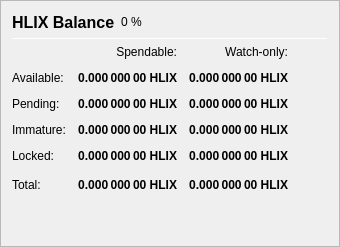
                   <widget class="QFrame" name="frame_Balances">
                    <property name="frameShape">
                     <enum>QFrame::StyledPanel</enum>
                    </property>
                    <property name="frameShadow">
                     <enum>QFrame::Raised</enum>
                    </property>
                    <layout class="QVBoxLayout" name="verticalLayout_4">
                     <item>
                      <layout class="QHBoxLayout" name="horizontalLayout_4">
                       <item>
                        <widget class="QLabel" name="label_5">
                         <property name="minimumSize">
                          <size>
                           <width>0</width>
                           <height>20</height>
                          </size>
                         </property>
                         <property name="font">
                          <font>
                           <pointsize>12</pointsize>
                           <weight>75</weight>
                           <bold>true</bold>
                          </font>
                         </property>
                         <property name="text">
                          <string>HLIX Balance</string>
                         </property>
                        </widget>
                       </item>
                       <item>
                        <widget class="QLabel" name="labelHLIXPercent">
                         <property name="text">
                          <string notr="true">0 %</string>
                         </property>
                        </widget>
                       </item>
                       <item>
                        <spacer name="horizontalSpacer_3">
                         <property name="orientation">
                          <enum>Qt::Horizontal</enum>
                         </property>
                         <property name="sizeHint" stdset="0">
                          <size>
                           <width>40</width>
                           <height>20</height>
                          </size>
                         </property>
                        </spacer>
                       </item>
                      </layout>
                     </item>
                     <item>
                      <widget class="Line" name="line_Balance">
                       <property name="minimumSize">
                        <size>
                         <width>0</width>
                         <height>1</height>
                        </size>
                       </property>
                       <property name="maximumSize">
                        <size>
                         <width>16777215</width>
                         <height>1</height>
                        </size>
                       </property>
                       <property name="orientation">
                        <enum>Qt::Horizontal</enum>
                       </property>
                      </widget>
                     </item>
                     <item>
                      <layout class="QGridLayout" name="gridLayout">
                       <property name="spacing">
                        <number>12</number>
                       </property>
                       <item row="0" column="1">
                        <widget class="QLabel" name="labelSpendable">
                         <property name="text">
                          <string>Spendable:</string>
                         </property>
                         <property name="alignment">
                          <set>Qt::AlignRight|Qt::AlignTrailing|Qt::AlignVCenter</set>
                         </property>
                        </widget>
                       </item>
                       <item row="0" column="2">
                        <widget class="QLabel" name="labelWatchonly">
                         <property name="text">
                          <string>Watch-only:</string>
                         </property>
                         <property name="alignment">
                          <set>Qt::AlignRight|Qt::AlignTrailing|Qt::AlignVCenter</set>
                         </property>
                        </widget>
                       </item>
                       <item row="1" column="0">
                        <widget class="QLabel" name="labelBalanceText">
                         <property name="text">
                          <string>Available:</string>
                         </property>
                        </widget>
                       </item>
                       <item row="1" column="1">
                        <widget class="QLabel" name="labelBalance">
                         <property name="font">
                          <font>
                           <weight>75</weight>
                           <bold>true</bold>
                          </font>
                         </property>
                         <property name="cursor">
                          <cursorShape>IBeamCursor</cursorShape>
                         </property>
                         <property name="toolTip">
                          <string>Your current spendable balance</string>
                         </property>
                         <property name="text">
                          <string notr="true">0.000 000 00 HLIX</string>
                         </property>
                         <property name="alignment">
                          <set>Qt::AlignRight|Qt::AlignTrailing|Qt::AlignVCenter</set>
                         </property>
                         <property name="textInteractionFlags">
                          <set>Qt::LinksAccessibleByMouse|Qt::TextSelectableByKeyboard|Qt::TextSelectableByMouse</set>
                         </property>
                        </widget>
                       </item>
                       <item row="1" column="2">
                        <widget class="QLabel" name="labelWatchAvailable">
                         <property name="font">
                          <font>
                           <weight>75</weight>
                           <bold>true</bold>
                          </font>
                         </property>
                         <property name="cursor">
                          <cursorShape>IBeamCursor</cursorShape>
                         </property>
                         <property name="toolTip">
                          <string>Your current balance in watch-only addresses</string>
                         </property>
                         <property name="text">
                          <string notr="true">0.000 000 00 HLIX</string>
                         </property>
                         <property name="alignment">
                          <set>Qt::AlignRight|Qt::AlignTrailing|Qt::AlignVCenter</set>
                         </property>
                         <property name="textInteractionFlags">
                          <set>Qt::LinksAccessibleByMouse|Qt::TextSelectableByKeyboard|Qt::TextSelectableByMouse</set>
                         </property>
                        </widget>
                       </item>
                       <item row="2" column="0">
                        <widget class="QLabel" name="labelPendingText">
                         <property name="text">
                          <string>Pending:</string>
                         </property>
                        </widget>
                       </item>
                       <item row="2" column="1">
                        <widget class="QLabel" name="labelUnconfirmed">
                         <property name="font">
                          <font>
                           <weight>75</weight>
                           <bold>true</bold>
                          </font>
                         </property>
                         <property name="cursor">
                          <cursorShape>IBeamCursor</cursorShape>
                         </property>
                         <property name="toolTip">
                          <string>Total of transactions that have yet to be confirmed, and do not yet count toward the spendable balance</string>
                         </property>
                         <property name="text">
                          <string notr="true">0.000 000 00 HLIX</string>
                         </property>
                         <property name="alignment">
                          <set>Qt::AlignRight|Qt::AlignTrailing|Qt::AlignVCenter</set>
                         </property>
                         <property name="textInteractionFlags">
                          <set>Qt::LinksAccessibleByMouse|Qt::TextSelectableByKeyboard|Qt::TextSelectableByMouse</set>
                         </property>
                        </widget>
                       </item>
                       <item row="2" column="2">
                        <widget class="QLabel" name="labelWatchPending">
                         <property name="font">
                          <font>
                           <weight>75</weight>
                           <bold>true</bold>
                          </font>
                         </property>
                         <property name="cursor">
                          <cursorShape>IBeamCursor</cursorShape>
                         </property>
                         <property name="toolTip">
                          <string>Unconfirmed transactions to watch-only addresses</string>
                         </property>
                         <property name="text">
                          <string notr="true">0.000 000 00 HLIX</string>
                         </property>
                         <property name="alignment">
                          <set>Qt::AlignRight|Qt::AlignTrailing|Qt::AlignVCenter</set>
                         </property>
                         <property name="textInteractionFlags">
                          <set>Qt::LinksAccessibleByMouse|Qt::TextSelectableByKeyboard|Qt::TextSelectableByMouse</set>
                         </property>
                        </widget>
                       </item>
                       <item row="3" column="0">
                        <widget class="QLabel" name="labelImmatureText">
                         <property name="text">
                          <string>Immature:</string>
                         </property>
                        </widget>
                       </item>
                       <item row="3" column="1">
                        <widget class="QLabel" name="labelImmature">
                         <property name="font">
                          <font>
                           <weight>75</weight>
                           <bold>true</bold>
                          </font>
                         </property>
                         <property name="cursor">
                          <cursorShape>IBeamCursor</cursorShape>
                         </property>
                         <property name="toolTip">
                          <string>Staked or masternode rewards that has not yet matured</string>
                         </property>
                         <property name="text">
                          <string notr="true">0.000 000 00 HLIX</string>
                         </property>
                         <property name="alignment">
                          <set>Qt::AlignRight|Qt::AlignTrailing|Qt::AlignVCenter</set>
                         </property>
                         <property name="textInteractionFlags">
                          <set>Qt::LinksAccessibleByMouse|Qt::TextSelectableByKeyboard|Qt::TextSelectableByMouse</set>
                         </property>
                        </widget>
                       </item>
                       <item row="3" column="2">
                        <widget class="QLabel" name="labelWatchImmature">
                         <property name="font">
                          <font>
                           <weight>75</weight>
                           <bold>true</bold>
                          </font>
                         </property>
                         <property name="cursor">
                          <cursorShape>IBeamCursor</cursorShape>
                         </property>
                         <property name="toolTip">
                          <string>Staked or masternode rewards in watch-only addresses that has not yet matured</string>
                         </property>
                         <property name="text">
                          <string notr="true">0.000 000 00 HLIX</string>
                         </property>
                         <property name="alignment">
                          <set>Qt::AlignRight|Qt::AlignTrailing|Qt::AlignVCenter</set>
                         </property>
                         <property name="textInteractionFlags">
                          <set>Qt::LinksAccessibleByMouse|Qt::TextSelectableByKeyboard|Qt::TextSelectableByMouse</set>
                         </property>
                        </widget>
                       </item>
                       <item row="4" column="0">
                        <widget class="QLabel" name="labelLockedBalanceText">
                         <property name="toolTip">
                          <string>Locked HLIX or Masternode collaterals. These are excluded from zHLIX minting.</string>
                         </property>
                         <property name="text">
                          <string>Locked:</string>
                         </property>
                        </widget>
                       </item>
                       <item row="4" column="1">
                        <widget class="QLabel" name="labelLockedBalance">
                         <property name="font">
                          <font>
                           <weight>75</weight>
                           <bold>true</bold>
                          </font>
                         </property>
                         <property name="cursor">
                          <cursorShape>IBeamCursor</cursorShape>
                         </property>
                         <property name="toolTip">
                          <string>Locked HLIX or Masternode collaterals. These are excluded from zHLIX minting.</string>
                         </property>
                         <property name="text">
                          <string notr="true">0.000 000 00 HLIX</string>
                         </property>
                         <property name="alignment">
                          <set>Qt::AlignRight|Qt::AlignTrailing|Qt::AlignVCenter</set>
                         </property>
                         <property name="textInteractionFlags">
                          <set>Qt::LinksAccessibleByMouse|Qt::TextSelectableByKeyboard|Qt::TextSelectableByMouse</set>
                         </property>
                        </widget>
                       </item>
                       <item row="4" column="2">
                        <widget class="QLabel" name="labelWatchLocked">
                         <property name="font">
                          <font>
                           <weight>75</weight>
                           <bold>true</bold>
                          </font>
                         </property>
                         <property name="cursor">
                          <cursorShape>IBeamCursor</cursorShape>
                         </property>
                         <property name="toolTip">
                          <string>Current locked balance in watch-only addresses</string>
                         </property>
                         <property name="text">
                          <string notr="true">0.000 000 00 HLIX</string>
                         </property>
                         <property name="alignment">
                          <set>Qt::AlignRight|Qt::AlignTrailing|Qt::AlignVCenter</set>
                         </property>
                         <property name="textInteractionFlags">
                          <set>Qt::LinksAccessibleByMouse|Qt::TextSelectableByKeyboard|Qt::TextSelectableByMouse</set>
                         </property>
                        </widget>
                       </item>
                       <item row="5" column="0">
                        <widget class="QLabel" name="labelTotalText">
                         <property name="text">
                          <string>Total:</string>
                         </property>
                         <property name="toolTip">
                          <string>Your current Helix balance, unconfirmed and immature transactions included</string>
                         </property>
                        </widget>
                       </item>
                       <item row="5" column="1">
                        <widget class="QLabel" name="labelTotal">
                         <property name="font">
                          <font>
                           <weight>75</weight>
                           <bold>true</bold>
                          </font>
                         </property>
                         <property name="cursor">
                          <cursorShape>IBeamCursor</cursorShape>
                         </property>
                         <property name="toolTip">
                          <string>Your current Helix balance, unconfirmed and immature transactions included</string>
                         </property>
                         <property name="text">
                          <string notr="true">0.000 000 00 HLIX</string>
                         </property>
                         <property name="alignment">
                          <set>Qt::AlignRight|Qt::AlignTrailing|Qt::AlignVCenter</set>
                         </property>
                         <property name="textInteractionFlags">
                          <set>Qt::LinksAccessibleByMouse|Qt::TextSelectableByKeyboard|Qt::TextSelectableByMouse</set>
                         </property>
                        </widget>
                       </item>
                       <item row="5" column="2">
                        <widget class="QLabel" name="labelWatchTotal">
                         <property name="font">
                          <font>
                           <weight>75</weight>
                           <bold>true</bold>
                          </font>
                         </property>
                         <property name="cursor">
                          <cursorShape>IBeamCursor</cursorShape>
                         </property>
                         <property name="toolTip">
                          <string>Current total balance in watch-only addresses</string>
                         </property>
                         <property name="text">
                          <string notr="true">0.000 000 00 HLIX</string>
                         </property>
                         <property name="alignment">
                          <set>Qt::AlignRight|Qt::AlignTrailing|Qt::AlignVCenter</set>
                         </property>
                         <property name="textInteractionFlags">
                          <set>Qt::LinksAccessibleByMouse|Qt::TextSelectableByKeyboard|Qt::TextSelectableByMouse</set>
                         </property>
                        </widget>
                       </item>
                       <item row="5" column="3">
                        <spacer name="horizontalSpacer_9">
                         <property name="orientation">
                          <enum>Qt::Horizontal</enum>
                         </property>
                         <property name="sizeHint" stdset="0">
                          <size>
                           <width>40</width>
                           <height>20</height>
                          </size>
                         </property>
                        </spacer>
                       </item>
                      </layout>
                     </item>
                     <item>
                      <spacer name="verticalSpacer_3">
                       <property name="orientation">
                        <enum>Qt::Vertical</enum>
                       </property>
                       <property name="sizeHint" stdset="0">
                        <size>
                         <width>20</width>
                         <height>40</height>
                        </size>
                       </property>
                      </spacer>
                     </item>
                    </layout>
                   </widget>
